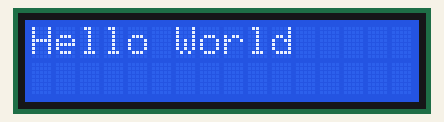
Recording of a sketch running on a simulated Arduino Uno, built with avr-gcc and run on an emulated ATmega328P. On the bench: 16×2 character LCD.

Above: at 0.1 s.
At 2.1 s:
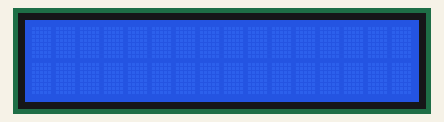

Measured:
- what the display in image 1 shows lasts 0.5 s, from 2.1 s to 2.6 s

The sketch:

LCD_V0.ino
```cpp
#include <Wire.h>               // required by LCD library to communicate with LCD
#include <LiquidCrystal_I2C.h>  // custom third party library containint functions for LCD
LiquidCrystal_I2C lcd(0x27, 2, 1, 0, 4, 5, 6, 7, 3, POSITIVE);  // setup for LCD
// based on information posted at https://arduino-info.wikispaces.com/LCD-Blue-I2C

void setup()
{

  lcd.begin(16,2);              // Identify the display type (16 char, 2 lines)
  lcd.backlight();              // turn backlight on

}


void loop()
{

  lcd.setCursor(0,0);           // set cursor to character 0 of line 0 (left corner)
  lcd.write("Hello World");     // send message
  delay(2000);                  // wait 2 seconds
  lcd.clear();                  // clear screen
  delay(500);                   // wait 1/2 second

}
```
